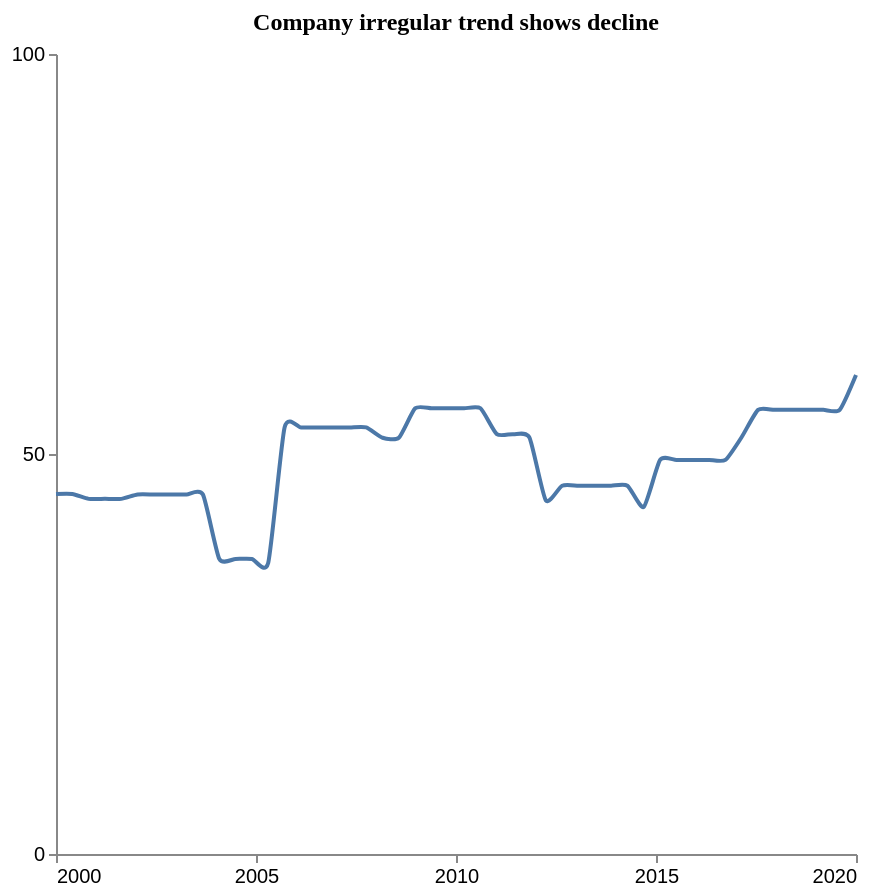

Write the Vega-Lite specification saved for this chart.
### Vega-Lite specification from a JSON file in a GitHub repository (floating-point values rounded to 4 significant figures)
{"$schema": "https://vega.github.io/schema/vega-lite/v5.json", "description": "Pattern: Irregular", "data": {"values": [{"X": 2000.0, "Y": 45.0}, {"X": 2000.0, "Y": 45.0}, {"X": 2001.0, "Y": 44.39}, {"X": 2001.0, "Y": 44.39}, {"X": 2002.0, "Y": 44.39}, {"X": 2002.0, "Y": 44.93}, {"X": 2002.0, "Y": 44.93}, {"X": 2003.0, "Y": 44.93}, {"X": 2003.0, "Y": 44.93}, {"X": 2004.0, "Y": 44.93}, {"X": 2004.0, "Y": 36.89}, {"X": 2004.0, "Y": 36.89}, {"X": 2005.0, "Y": 36.89}, {"X": 2005.0, "Y": 36.42}, {"X": 2006.0, "Y": 53.32}, {"X": 2006.0, "Y": 53.32}, {"X": 2007.0, "Y": 53.32}, {"X": 2007.0, "Y": 53.32}, {"X": 2007.0, "Y": 53.32}, {"X": 2008.0, "Y": 53.32}, {"X": 2008.0, "Y": 52.03}, {"X": 2009.0, "Y": 52.03}, {"X": 2009.0, "Y": 55.71}, {"X": 2009.0, "Y": 55.71}, {"X": 2010.0, "Y": 55.71}, {"X": 2010.0, "Y": 55.71}, {"X": 2011.0, "Y": 55.71}, {"X": 2011.0, "Y": 52.48}, {"X": 2011.0, "Y": 52.48}, {"X": 2012.0, "Y": 52.05}, {"X": 2012.0, "Y": 44.2}, {"X": 2013.0, "Y": 46.04}, {"X": 2013.0, "Y": 46.04}, {"X": 2013.0, "Y": 46.04}, {"X": 2014.0, "Y": 46.04}, {"X": 2014.0, "Y": 46.04}, {"X": 2015.0, "Y": 43.38}, {"X": 2015.0, "Y": 49.26}, {"X": 2016.0, "Y": 49.26}, {"X": 2016.0, "Y": 49.26}, {"X": 2016.0, "Y": 49.26}, {"X": 2017.0, "Y": 49.26}, {"X": 2017.0, "Y": 52.12}, {"X": 2018.0, "Y": 55.52}, {"X": 2018.0, "Y": 55.52}, {"X": 2018.0, "Y": 55.52}, {"X": 2019.0, "Y": 55.52}, {"X": 2019.0, "Y": 55.52}, {"X": 2020.0, "Y": 55.52}, {"X": 2020.0, "Y": 59.88}]}, "mark": {"type": "line", "interpolate": "cardinal", "tension": 0.4}, "encoding": {"x": {"field": "X", "type": "quantitative", "title": "", "axis": {"grid": false, "format": "d", "values": [2000, 2005, 2010, 2015, 2020], "tickSize": 4}, "scale": {"domain": [2000, 2020]}}, "y": {"field": "Y", "type": "quantitative", "title": "", "axis": {"grid": false, "format": "d", "values": [0, 50, 100], "tickSize": 4, "tickOpacity": 1}, "scale": {"domain": [0, 100]}}}, "title": {"text": "Company irregular trend shows decline", "anchor": "middle", "font": "Tahoma", "fontSize": 12}, "config": {"lineBreak": "^", "view": {"stroke": null}}, "height": 400, "width": 400, "autosize": "pad"}
